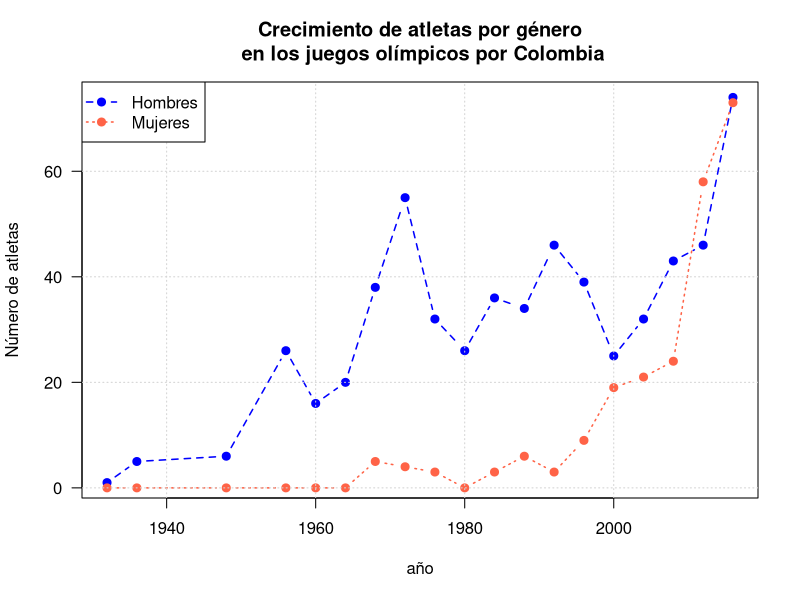

The R source for this figure:
## ---- chunk 1
knitr::opts_chunk$set(echo = TRUE)
## ---- chunk 2
# Lectura de la base de datos
olimpicos <- read.csv2("colombia_olimpicos.csv")
summary(olimpicos)
## ---- chunk 3
with(olimpicos, plot(año, hombres, type = "b", las = 1, lty = 2, lwd = 1.5,
                     ylab = "Número de atletas", col = "blue", pch = 19,
                     main = "Crecimiento de atletas por género\n en los juegos olímpicos por Colombia"))
with(olimpicos, lines(año, mujeres, lty = 3, col = "tomato", lwd = 1.5, 
                      type = "b", pch = 19))
grid()
legend("topleft", legend = c("Hombres", "Mujeres"),
       col = c("blue", "tomato"), lty = c(2, 3), lwd = 1.5, pch = 19)

